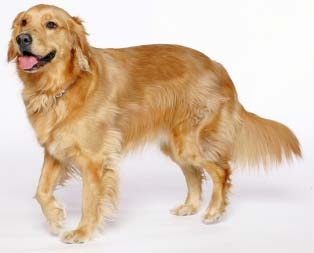
#> input picture labrador.jpg, 314 x 253 px
$ jupyter execute 06_OCV_Rotacion.ipynb   (shell and % lines are left out)
#> lines starting #> are read from the running program, lines starting #| are printed output that depends on the picture
Importar paquetes y librerias

[cell 1]
import matplotlib.pyplot as plt
import imutils
import cv2

Funcíón para mostrar una imagen con imshow() de pyplot

[cell 2]
def mostrar_imagen(title, imagen):
  imagen = cv2.cvtColor(imagen,cv2.COLOR_BGR2RGB)
  plt.imshow(imagen)
  plt.title(title)
  plt.grid(False)
  plt.show()

Implementación de la rotación con OpenCV

[cell 3]
args = {
    "imagen" :"labrador.jpg"
}

[cell 4]
#Cargar la imagen y mostrarla
imagen = cv2.imread(args["imagen"])
#> imagen is the input picture: shape (253, 314, 3); mean B, G, R 179.3, 199.6, 220.6
mostrar_imagen("Original",imagen)

[cell 5]
# Determinar el centro de la imagen y
# calcular el centro de la imagen

(h,w) = imagen.shape[0:2]
#> h = 253; w = 314
(cX, cY) = (w//2,h//2)
#> cX = 157; cY = 126

[cell 6]
# rotar la imagen 45° alrededor del centro de la imagen
M = cv2.getRotationMatrix2D((cX,cY),45,1.0)
rotado = cv2.warpAffine(imagen,M,(w,h))
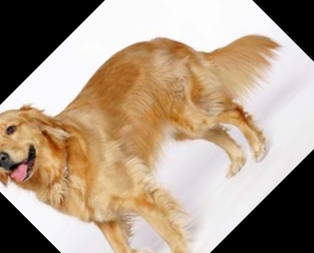
#> rotado: shape (253, 314, 3); mean B, G, R 137.1, 156.6, 176.4
mostrar_imagen("Rotado 45°",rotado)

[cell 7]
# rotar la imagen -90° alrededor del centro de la imagen
M = cv2.getRotationMatrix2D((cX,cY),-90,1.0)
rotado = cv2.warpAffine(imagen,M,(w,h))
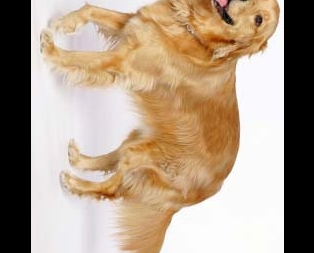
#> rotado: shape (253, 314, 3); mean B, G, R 135.7, 155.7, 175.2
mostrar_imagen("Rotado -90°",rotado)

[cell 8]
# rotar la imagen 45° alrededor de la coordenada
M = cv2.getRotationMatrix2D((10,10),45,1.0)
rotado = cv2.warpAffine(imagen,M,(w,h))
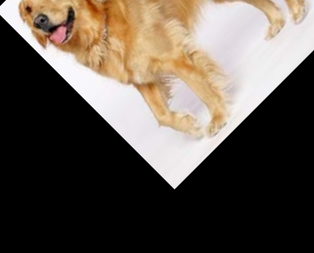
#> rotado: shape (253, 314, 3); mean B, G, R 76.1, 85.2, 94.7
mostrar_imagen("Rotado 45° desde el punto 10,10",rotado)

[cell 9]
rotado = imutils.rotate(imagen,180)
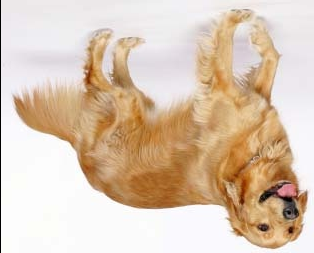
#> rotado: shape (253, 314, 3); mean B, G, R 178.5, 198.9, 219.8
mostrar_imagen("Rotado 180°",rotado)

[cell 10]
rotado = imutils.rotate_bound(imagen,-33)
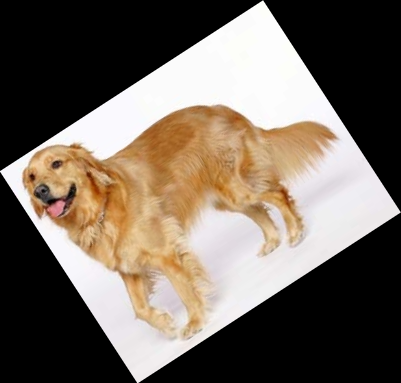
#> rotado: shape (383, 401, 3); mean B, G, R 92.7, 103.3, 114.1
mostrar_imagen("Rotado -33° sin recortar",rotado)

$ run again, with golden_retriever.jpg copied over labrador.jpg
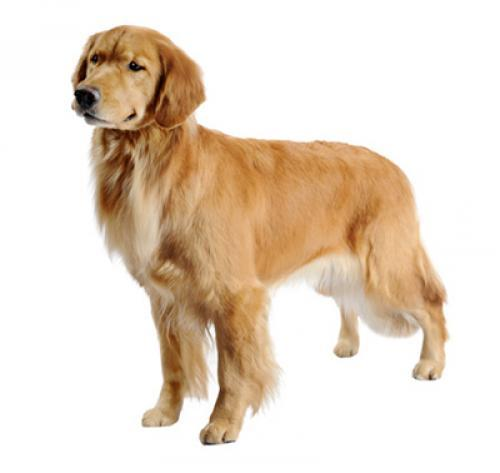
#> input picture golden_retriever.jpg, 500 x 473 px
#> imagen is the input picture: shape (473, 500, 3); mean B, G, R 202.5, 217.9, 232.3
#> `rotado = imutils.rotate(imagen,180)`:
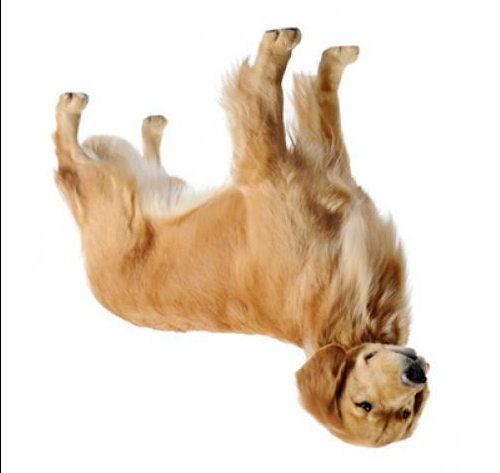
#> rotado: shape (473, 500, 3); mean B, G, R 202, 217.3, 231.8
#> `rotado = imutils.rotate_bound(imagen,-33)`:
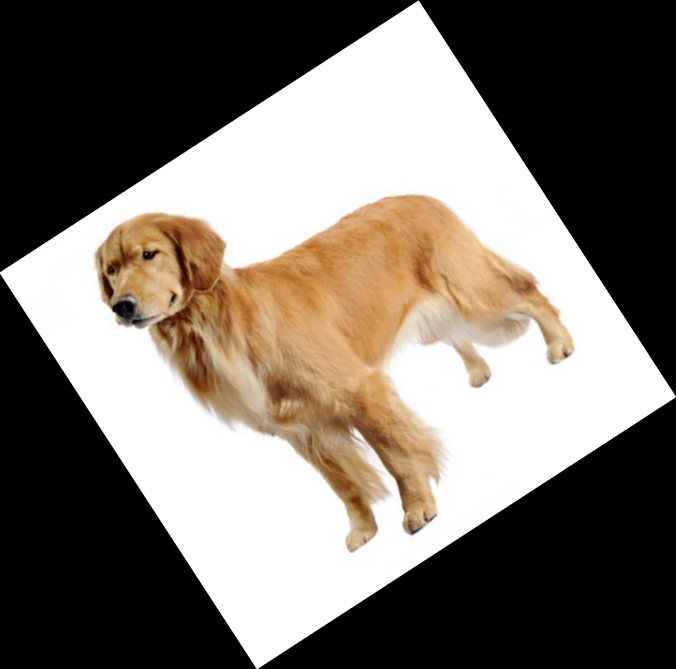
#> rotado: shape (669, 676, 3); mean B, G, R 105.9, 113.9, 121.5
#> imagen: shape (669, 676, 3)
